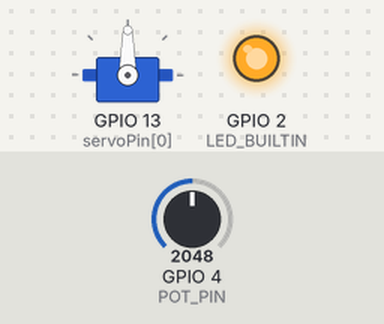
This sketch was run on a simulated ESP32. Shown: servo, output pins drawn as LEDs (lit = HIGH). Inputs (shaded band) come from the test bench; at power-on: GPIO 4 (POT_PIN) = 2048. What the sketch prints to the serial monitor is not drawn.

Above: at 10.6 s.
10.7 s: GPIO 4 (POT_PIN) set to 2440
At 11.9 s:
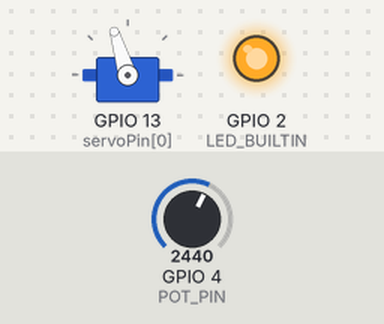
12.2 s: GPIO 4 (POT_PIN) set to 2866
At 13.0 s:
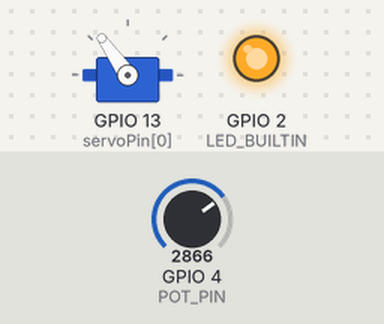
13.7 s: GPIO 4 (POT_PIN) set to 3603
At 14.2 s:
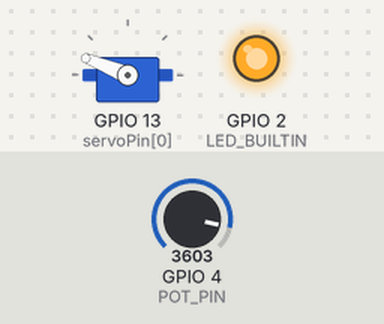
15.2 s: GPIO 4 (POT_PIN) set to 4095
At 16.4 s:
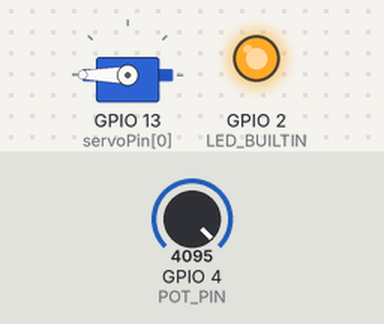
16.7 s: GPIO 4 (POT_PIN) set to 1228
At 17.7 s:
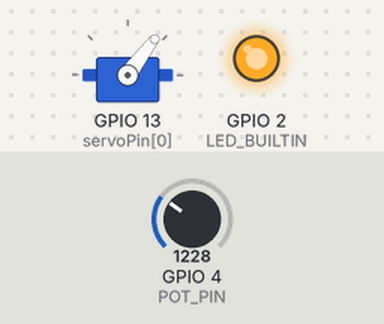
18.2 s: GPIO 4 (POT_PIN) set to 0
At 18.8 s:
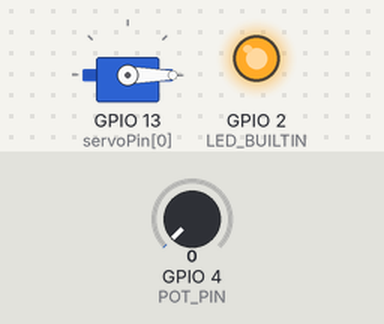
Timing chart, 0 to 20.7 s (numbered marks = the images above; inputs shaded):
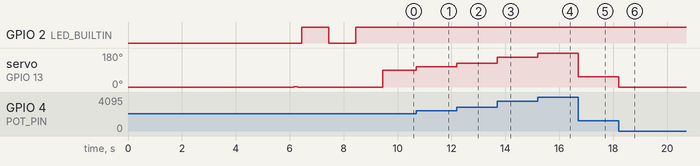

Measured:
- after the input at 10.7 s, servo on GPIO 13 (servoPin[0]): 90° → 107° at once
- after the input at 12.2 s, servo on GPIO 13 (servoPin[0]): 107° → 125° at once
- after the input at 13.7 s, servo on GPIO 13 (servoPin[0]): 125° → 158° at once
- after the input at 15.2 s, servo on GPIO 13 (servoPin[0]): 158° → 180° at once
- after the input at 16.7 s, servo on GPIO 13 (servoPin[0]): 180° → 53° at once
- after the input at 18.2 s, servo on GPIO 13 (servoPin[0]): 53° → 0° at once

The sketch:

SweepESP32_ESP.ino
```cpp
#include <ESP32Servo.h>

// 16 servo objects can be created on the ESP32
// Recommended PWM GPIO pins on the ESP32 include 2,4,12-19,21-23,25-27,32-33
#define PWM_PIN (13)
#define LED_BUILTIN (2)
#define POT_PIN (4)

int i = 0;
int val = 0;
int pos = 0;
int min_limit = 800;
int max_limit = 2400;

#define NUM_Servo  1
int servoPin[NUM_Servo] = {13};
Servo myservo[NUM_Servo];

void setup() {
  Serial.begin(115200);
  delay(5000);

  pinMode(LED_BUILTIN, OUTPUT);
  pinMode(POT_PIN, INPUT);
  delay(1000);

	// Allow allocation of all timers
	ESP32PWM::allocateTimer(0);
	ESP32PWM::allocateTimer(1);
	ESP32PWM::allocateTimer(2);
	ESP32PWM::allocateTimer(3);

  for (i=0; i < NUM_Servo; i++){
    myservo[i].setPeriodHertz(50);
    myservo[i].attach(servoPin[i], min_limit, max_limit); //(PIN, MIN, MAX)
  }

	myservo[0].write(pos);
	delay(150);
	myservo[0].write(pos+1);
	delay(150);
	myservo[0].write(pos);
	delay(150);

  digitalWrite(LED_BUILTIN, HIGH);
  delay(1000);
  digitalWrite(LED_BUILTIN, LOW);
  delay(1000);
  digitalWrite(LED_BUILTIN, HIGH);
  delay(1000);
}

void loop() {
  val = analogRead(POT_PIN);            // reads the value of the potentiometer (value between 0 and 4095)
  pos = map(val, 0, 4095, 0, 180);  // scale it to use it with the ESC (value between 1000 and 2000)
  Serial.println(pos);
	myservo[0].write(pos);
}
```
